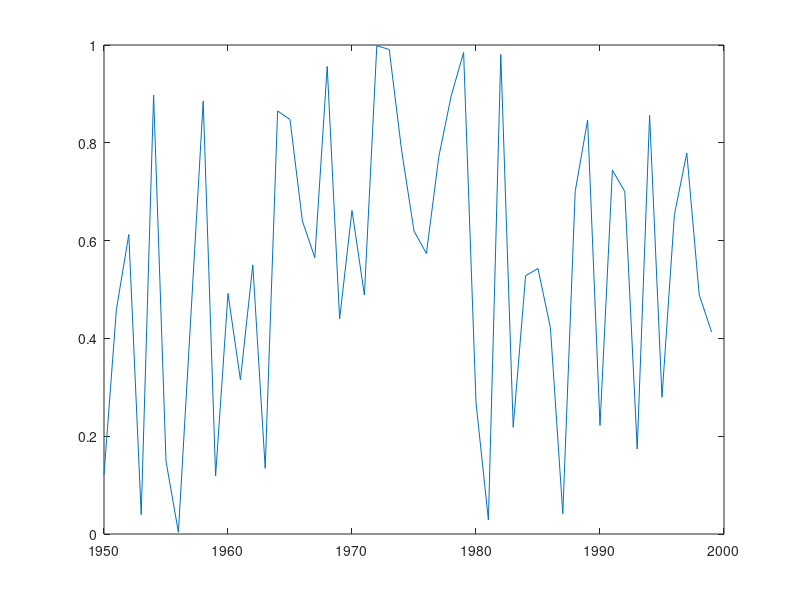
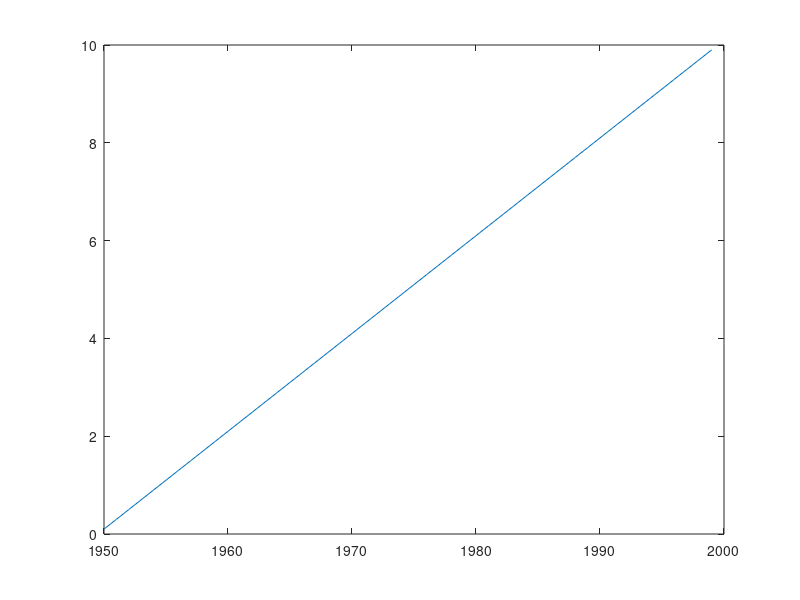
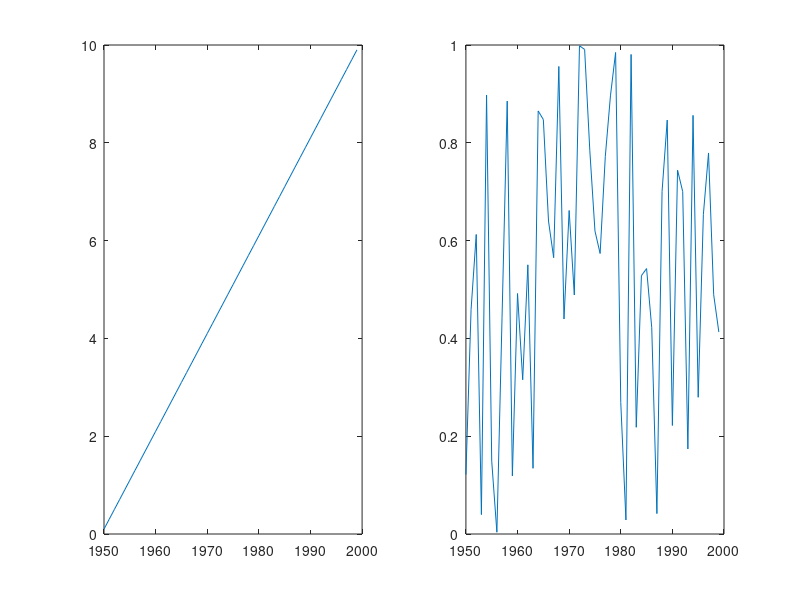
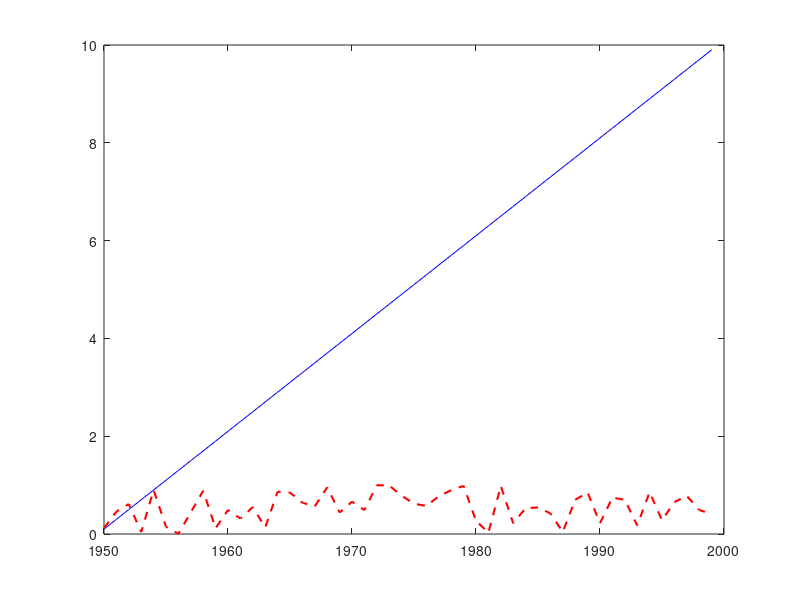

Write the MATLAB code that produced these figures, in order. (Note: this script raises an error after producing the figures.)
%%%%%%%%%%%%%%%%%%%%%%%%%%%%%%%%%%%%%%%%%%%%%%%%%%%%%%%%%%%%%%%%%%%%%%%%%%%
%%%%%%%%%%%%%%%%%%  MATLAB Brush Up Course: Session 4  %%%%%%%%%%%%%%%%%%%%
%%%%%%%%%%%%%%%%%%%%%%%%   by JOAN MARGALEF   %%%%%%%%%%%%%%%%%%%%%%%%%%%%%
%%%%%%%%%%%%%%%%%%%%%%%%%%%%%%%%%%%%%%%%%%%%%%%%%%%%%%%%%%%%%%%%%%%%%%%%%%%


% DATA IMPORT/EXPORT & PLOTTING

% This session delves into data import, export, and plotting in MATLAB. 
% It starts with creating different data vectors and demonstrates various 
% plotting techniques, including line plots, scatter plots, histograms, 
% and bar plots. The session highlights how to customize plots with titles,
% legends, and axis labels, and how to save plots. 
% It covers data export in various formats and demonstrates data import 
% from external sources. The practical exercises involve handling World 
% Bank data, showcasing MATLAB’s strengths in data manipulation, 
% statistical analysis and data plotting.



%% 1. Matrices: Create, Plot, Export, and Import

clc;clear

% 1. CREATE

x = [1950:1:1999];
y = [0.1:0.2:10];
z = rand(1,50);

% 2. PLOT 

% Plotting x vs. y
plot(x,y);
plot(x,z);  % it replaces previous figure


% One can use the figure command to have different windows
figure;
plot(x,y);

figure;
plot(x,z); 

% Plotting x vs. y and x vs. z overlaid
plot(x,y);
hold on     % Retain the current plot when adding new plots
plot(x,z);
hold off;   % Release the hold to allow for other plots to replace this one


% Plotting several graphs same image
subplot(1, 2, 1); % Divide into a 1x2 grid, and use the 1st section
plot(x, y);

subplot(1, 2, 2); % Use the 2nd section of the 1x2 grid
plot(x, z);



% Line features:

% Adding features with customized plot appearance
figure;
plot(x, y, 'b');
hold on
plot(x, z, 'r--', 'LineWidth', 1.5); % Red thicker dashed line 


% Adding features:
figure;
plot(x,y);
hold on     % Retain the current plot when adding new plots
plot(x,z);
hold off;   % Release the hold to allow for other plots to replace this one
title('Plot of x vs. y and z'); % Sets the title of the plot
subtitle('Matlab Course'); % Adds a subtitle below the main title
legend('Linear Data','Random Data'); % Adds a legend 
xlabel('Year'); % Labels the x-axis as 'Year'
ylabel('Values'); % Labels the y-axis as 'Random Value'
xlim([1950 1975]); % Sets the x-axis to display from 1950 to 1975
ylim([min(z) max(z)]); % Dynamically sets the y-axis limits based on z


% Save the current figure to the file
saveas(gcf, 'myPlot.png')  % 'gcf': gets the handle to the current figure


% 3. EXPORT

% Formats: (see https://www.mathworks.com/help/matlab/import export/
% supported-le-formats.html)

% .mat  (if no specified also)
% .dat  can be read by other programs  

save vars1   % Save all Variables
save vars2 y % Save Specific Elements
save vars3.dat 



% 4. IMPORT
clear;
load vars1
A=importdata('vars3.dat') % structure

% A, a structure array, is a data type that groups (typically related)
% data using data containers called fields. Each field can contain any
% type of data (e.g., "double", "string").

% Access: 
% The commands A.x and A.y give you the x and y vectors, respectively.

% Input: 
% A.z = 'IDEA' adds field z containing string "IDEA" to structure A.

%% Practice 1.

% 1. Create four vectors of different types and lengths (choose freely)
%    - Create a linearly spaced vector 'x' from 1950 to 1999.
%    - Create a vector 'y' that linearly increases from 0 to 10.
%    - Generate a random vector 'z' with values between 0 and 1.
%    - Create a vector 'w' containing Stand. Normal random values
% 2. Adjust them to the same size (take smallest)
% 3. Plot each vector against 'x' in separate figure windows.
% 4. Plot all vectors against 'x' with legends and axis-labels
% 5. Create a 2x2 subplot grid with titles (use only 3 of them)
% 6. Save all vectors to a '.mat' file 
% 7. Clear the workspace, then load the saved data.



% SOLUTION

clear;

% 1. Create four vectors of different types and lengths
x = 1950:1:1999; % Linearly spaced vector from 1950 to 1999
y = linspace(0, 10, 100); % Linearly increases from 0 to 10
z = rand(1, 120); % Random vector with values between 0 and 1
w = randn(1, 80); % Vector containing Standard Normal random values

% 2. Adjust them to the same size (take smallest)
minLength = min([length(x), length(y), length(z), length(w)]);
x = x(1:minLength);
y = y(1:minLength);
z = z(1:minLength);
w = w(1:minLength);

% 3. Plot each vector against 'x' in separate figure windows
figure; 
plot(x, y); 

figure; 
plot(x, z); 

figure; 
plot(x, w); 

% 4. Plot all vectors against 'x' with legends and axis-labels
figure;
plot(x, y)
hold on
plot(x, z) 
hold on
plot(x, w)
hold off
legend('Linear', 'Random', 'Std. Normal');
xlabel('Year');
ylabel('Value');

% 5. 2x2 subplot grid and plot each vector against 'x'
figure;
subplot(2, 2, 1); 
plot(x, y); 
title('Linear Increase');
subplot(2, 2, 2); 
plot(x, z); 
title('Random Values');
subplot(2, 2, 3); 
plot(x, w); 
title('Standard Normal');

% 6. Save all vectors to a '.mat' file
save 'vectorsData.mat';

% 7. Clear the workspace, then load the saved data
clear;
load('vectorsData.mat');



%% 2. Different Types of Plots

% 1. Line Plots: 
%    - Used for showing trends over time or ordered categories.
%    - Example: Plotting a time series.

x = 1:10; % Sample x data
y = rand(1, 10); % Sample y data, random values
figure;
plot(x, y); % Creating a line plot
title('Example Line Plot');
xlabel('x');
ylabel('Random Value');

% 2. Histograms: 
%    - Ideal for visualizing the distribution of a numerical variable.
%    - Example: Showing the frequency distribution of ages.

data = randn(1000, 1); % Sample data, 1000 random numbers
figure;
histogram(data); % Creating a histogram
title('Example Histogram');
xlabel('Value');
ylabel('Frequency');

% 3. Scatter Plots: 
%    - Great for exploring relationships between two continuous variables.
%    - Example: Examining the relationship between height and weight.

x = randn(100, 1); % Random x values
y = randn(100, 1); % Random y values
figure;
scatter(x, y); % Creating a scatter plot
title('Example Scatter Plot');
xlabel('x');
ylabel('y');

% 4. Bar Plots: 
%    - Suitable for comparing quantities across different categories.
%    - Example: Comparing average scores of different groups.

categories = {'A', 'B', 'C', 'D'};
values = [10, 20, 15, 25]; % Sample values for each category
figure;
bar(values); % Creating a bar plot
title('Example Bar Plot');
set(gca, 'xticklabel', categories); %'gca' stands for "get current axis"
ylabel('Values');


%% Practice 2.

% 1. Create a line plot for a sine wave till 2pi

% 2. Create a histogram of N(mu=5, sigma=3) with 1000 draws.

% 3. Simulate 100 obs and do a scatter plot of this Data Generating Process
%    wage= 0.5 + 3 * edu + error   
%    edu follows a uniform (0,1)
%    error follos N mu=0, sigma=0.5

% 4. The probability of getting a job is 0.4, 0.6, 0.2 when
%    age below 30, 30-60, above 60 resepctively. Create a bar plot.




%SOLUTION

x = linspace(0, 2*pi, 100); % x values from 0 to 2*pi
y = sin(x); % Sine values of x
figure;
plot(x, y); % Line plot of sine wave
title('Line Plot of Sine Wave');
xlabel('x');
ylabel('sin(x)');


mu = 5; % Mean μ = 5
sigma = 3; % Standard deviation σ = 3
data = normrnd(0,5,[1000 1]); % Generating 1000 samples from N(0, 5)
figure;
histogram(data); % Histogram of the data
title('Histogram of N(5, 3)');
xlabel('Value');
ylabel('Frequency');


edu = rand(100, 1); % Simulating 'edu' (education years) for 100 observ.
error = normrnd(0,0.5,[100 1]); % Generating error term N(0, 5)
wage = 0.5 + 3 * edu + error; % Wage calculation based on the given formula
figure;
scatter(edu, wage); % Scatter plot of wage vs. edu
title('Scatter Plot of Wage vs Education');
xlabel('Education (Years)');
ylabel('Wage');

ageGroups = {'Below 30', '30-60', 'Above 60'}; % Age groups
jobProbabilities = [0.4, 0.6, 0.2]; % Probabilities for each group
figure;
bar(jobProbabilities); % Bar plot of job probabilities
title('Job Probability by Age Group');
set(gca, 'xticklabel', ageGroups);
ylabel('Probability');



%%  3. Data


% 1. MAT Files: (DONE)
% - Best for MATLAB-specific data structures.
% - Advantages: Keeps data types intact, efficient for MATLAB data.
% - Disadvantages: Only for MATLAB, not for data sharing outside MATLAB.

% 2. TABLES from CSV/Excel:  (FOCUS ON THIS)
% - Ideal for mixed-type data.
% - Advantages: Easy data access and manipulation, good for diverse data.
% - Disadvantages: Less efficient for large data, slower than arrays.

% 3. CELL ARRAYS/STRUCTURES:
% - Flexible for varied data types and sizes.
% - Advantages: Extremely versatile for mixed data.
% - Disadvantages: More complex to access and manipulate.



% We will use data from the World Bank
% https://databank.worldbank.org/source/world-development-indicators#

% File WBdata contains Panel Data from 1960-2022 with variables:
% - Country 
% - Name	
% - Country Code	
% - Time	
% - Time Code	
% - GDP (constant 2015 US$) [NY.GDP.MKTP.KD]	
% - Interest rate spread (lending rate minus deposit rate, %) [FR.INR.LNDP]	
% - Battle-related deaths (number of people) [VC.BTL.DETH]



%% 3.1. Data: Import 

clc;clear;

%There are two ways of importing data
    % 1 MANUALLY: good for not preprocessed data - bad for reloading
      
    % 2 COMMANDS: preprocessed data (or long commands) - easy to reload


% Import Data Manually: Home, Import Data - and play with VarType 

% Importing a CSV file (FOCUS ON THIS)
dataCSV = readtable('WBdata.csv'); % Reads data from CSV file into table

% Importing an Excel file
dataXLS = readtable('WBdata.xlsx'); % Reads data from Excel file into table


% PRE-PROCESSING DATA:


% Missing values are often represented as NaN (Not a Number). 
% This is important, it allows MATLAB to
% handle missing data in calculations and analyses without causing
% errors. When you perform operations like sum, mean, or other 
% statistical calculations, MATLAB can ignore NaN values.
% Initial Data Inspection

% Display the names of all variables (columns) in the table
variableNames = dataCSV.Properties.VariableNames

disp(head(dataCSV)); % Display the first few rows of the CSV data

% Rename long column names to simpler ones
dataCSV.Properties.VariableNames{'GDP_constant2015US___NY_GDP_MKTP_KD_'} ...
    = 'GDP';
dataCSV.Properties.VariableNames{'InterestRateSpread_lendingRateMinusDepositRate____FR_INR_LNDP_'} ...
    = 'InterestRateSpread';
dataCSV.Properties.VariableNames{'Battle_relatedDeaths_numberOfPeople__VC_BTL_DETH_'} ...
    = 'BattleDeaths';


% Update the numericColumns array with the new simplified names
str2numColumns = {'InterestRateSpread', 'BattleDeaths'};

% Loop over each specified numeric column
for columnName = str2numColumns
    % Convert the entire column
    dataCSV.(columnName{1}) = cellfun(@(x) str2double(regexprep(x, '\.\.', 'NaN')), dataCSV.(columnName{1}), 'UniformOutput', true);

    % cellfun(): Applies a function to each element in a cell structure. 
       % str2double(): converts the string output from regexprep to double
          % regexprep(): Replaces '..' with 'NaN'.

       % 'UniformOutput',true: ensures output is uniform array (not cell)
end



% If we want to work with matrices, and not tables, in MATLAB, a matrix 
% cannot contain both numeric and string values.

% One alternative is spliting the data

numeric = table2array(dataCSV(1 : end, [3 5 6 7]));
names = table2array(dataCSV(1 : end, [1 2 4]));


% Having data splitted in matrices is very useful, since you can easily 
% apply functions to them.

%% 3.2. Data: Analysis

% A. Data as Matrices. 

    mean(numeric(:,3))
    mean(numeric(:,3), 'omitnan')
    max(numeric(:,3),[], 'omitnan')  % special syntax
    
    unique(names(:,2)) % List of different Values
    length( unique(names(:,2)) ) % Count the number of unique countries
    
    % Create new dummy variable for large interest rates
    numeric(:, 5) = numeric(:, 3) > 5; % Creates logical (1 true, 0 false)
    
    % It takes NaN as 0! This is bad. How to circunvent this problem:
    numeric(:, 5) = NaN;
    notNaNIndices = ~isnan(numeric(:, 3)); % Find indices is not NaN
    numeric(notNaNIndices, 5) = numeric(notNaNIndices, 3) > 5;%1true,0false
    


% B. Data as a Table

    mean(dataCSV.InterestRateSpread, 'omitnan')
    
    % Other functions
    max(dataCSV.InterestRateSpread, [], 'omitnan')
    min(dataCSV.InterestRateSpread, [], 'omitnan')
    std(dataCSV.InterestRateSpread, 'omitnan')
    
    
    dataCSV.LargeIR = dataCSV.InterestRateSpread > 5;
    
    % Same Problem
    dataCSV.LargeIR = NaN(height(dataCSV), 1);
    notNaNIndices = ~isnan(dataCSV.InterestRateSpread (:)); 
    dataCSV.LargeIR(notNaNIndices) = ...
                             dataCSV.InterestRateSpread(notNaNIndices) > 5;


% Refering to Specific Countries

% To refere to a subset of data refering to a specific country, is good to
% use index.


% A. Data as Matrices. 

    % Virgin Islands are coded as British Virgin Islands
    index = find(contains (names , 'Virgin Islands')) % Contains
    index = find(strcmp (names, 'Virgin Islands')) % Exaclty 

    mean(numeric(index, 3), 'omitnan')
    corrcoef(numeric(index, 2), numeric(index, 3), 'Rows', 'complete')

    index = find(strcmp (names, 'Trinidad and Tobago')) % Exactly the one


% B. Data as a Table
    index = find(contains(dataCSV.CountryName, 'Trinidad and Tobago'));
    index = find(strcmp (dataCSV.CountryName, 'Trinidad and Tobago')) % Exaclty 


    mean(dataCSV.InterestRateSpread(index), 'omitnan')
    corrcoef(dataCSV.GDP(index), dataCSV.InterestRateSpread(index), ...
        'Rows', 'complete')
    
   


%% 3.3. Data: Plotting 

% Assuming the GDP data is in the 3rd column of the 'numeric' matrix
% and the corresponding time (years) is in the 1st column


% A. Data as Matrices. 
    % Plotting GDP over time
    figure;
    plot(numeric(:, 1), numeric(:, 2));
    title('GDP Evolution Over Time (Matrix)');
    xlabel('Year');
    ylabel('GDP');


    % Plotting GDP over time for a country
    figure;
    plot(numeric(index, 1), numeric(index, 2)); 
    title('GDP Evolution Over Time (Matrix)');
    xlabel('Year');
    ylabel('GDP');



% B. Data as a Table

    % Plotting GDP over time
    figure;
    plot(dataCSV.Time, dataCSV.GDP); 
    title('GDP Evolution Over Time (Table)');
    xlabel('Year');
    ylabel('GDP');
    
    figure;
    plot(dataCSV.Time(index), dataCSV.GDP(index));
    title('GDP Evolution Over Time (Table)');
    xlabel('Year');
    ylabel('GDP');


%% Practice 3.

% Use Matrice or Table approach:
% Using WB data, calculate statistics related to battle-related deaths, 
% and plot the evolution of it time for specific countries.

% Tasks:
% 1. Calculate mean, max, and standard deviation of battle-related deaths 
%    for Central African Republic

% 2. Create a variable called war, that takes value 1 if there are more
% than 1000 deaths (for all the Data)

% 3. Explore correlations between Interest Rate and war (for all the Data)

% 4. Plot the evolution over time if battle related deahts 
%    (for Central African Republic) 






% Solution
clc;clear;

dataCSV = readtable('WBdata.csv'); % Reads from a CSV file into a table
variableNames = dataCSV.Properties.VariableNames

dataCSV.Properties.VariableNames{'GDP_constant2015US___NY_GDP_MKTP_KD_'} ...
    = 'GDP';
dataCSV.Properties.VariableNames{'InterestRateSpread_lendingRateMinusDepositRate____FR_INR_LNDP_'} ...
    = 'InterestRateSpread';
dataCSV.Properties.VariableNames{'Battle_relatedDeaths_numberOfPeople__VC_BTL_DETH_'} ...
    = 'BattleDeaths';


str2numColumns = {'InterestRateSpread', 'BattleDeaths'};

% Loop over each specified numeric column
for columnName = str2numColumns
    % Convert the entire column
    dataCSV.(columnName{1}) = cellfun(@(x) str2double(regexprep(x, '\.\.', 'NaN')), dataCSV.(columnName{1}), 'UniformOutput', true);
end

numeric = table2array(dataCSV(1 : end, [3 5 6 7]));
names = table2array(dataCSV(1 : end, [1 2 4]));

%%

% 1. Statistics for Battle-related Deaths for Central African Republic

% Finding index for Central African Republic
indexCAR = find(strcmp(names(:, 1), 'Central African Republic'));

% Using Matrices
meanDeathsCAR = mean(numeric(indexCAR, 4), 'omitnan');
maxDeathsCAR = max(numeric(indexCAR, 4), [], 'omitnan');
stdDeathsCAR = std(numeric(indexCAR, 4), 'omitnan');

% Using Table
meanDeathsCARTable = mean(dataCSV.BattleDeaths(indexCAR), 'omitnan');
maxDeathsCARTable = max(dataCSV.BattleDeaths(indexCAR), [], 'omitnan');
stdDeathsCARTable = std(dataCSV.BattleDeaths(indexCAR), 'omitnan');

% Creating 'war' Variable

numeric(:, 5) = NaN;
notNaNIndices = ~isnan(numeric(:, 4)); % Find indices where the 2nd column is not NaN
numeric(notNaNIndices, 5) = numeric(notNaNIndices, 4) > 1000; % Creates a logical array (1 if true, 0 if false)



% Using Table
dataCSV.War = dataCSV.BattleDeaths > 1000;
dataCSV.War = NaN(height(dataCSV), 1);
notNaNIndices = ~isnan(dataCSV.BattleDeaths (:)); % Find indices where the 2nd column is not NaN
dataCSV.War(notNaNIndices) = dataCSV.BattleDeaths(notNaNIndices) > 1000;


% Correlations Between Interest Rate and 'War'

% Using Matrices
correlationMatrix = corrcoef(numeric(:, 3), numeric(:, 5), 'Rows', 'complete')

% Using Table
correlationTable = corrcoef(dataCSV.InterestRateSpread, dataCSV.War, 'Rows', 'complete')

% 4. Plotting Evolution of Battle-related Deaths Over Time

% Using Matrices
figure;
plot(numeric(indexCAR, 1), numeric(indexCAR, 4));
title('Evolution of Battle-related Deaths in Central African Republic (Matrix)');
xlabel('Year');
ylabel('Deaths');

% Using Table
figure;
plot(dataCSV.Time(indexCAR), dataCSV.BattleDeaths(indexCAR));
title('Evolution of Battle-related Deaths in Central African Republic (Table)');
xlabel('Year');
ylabel('Deaths');

